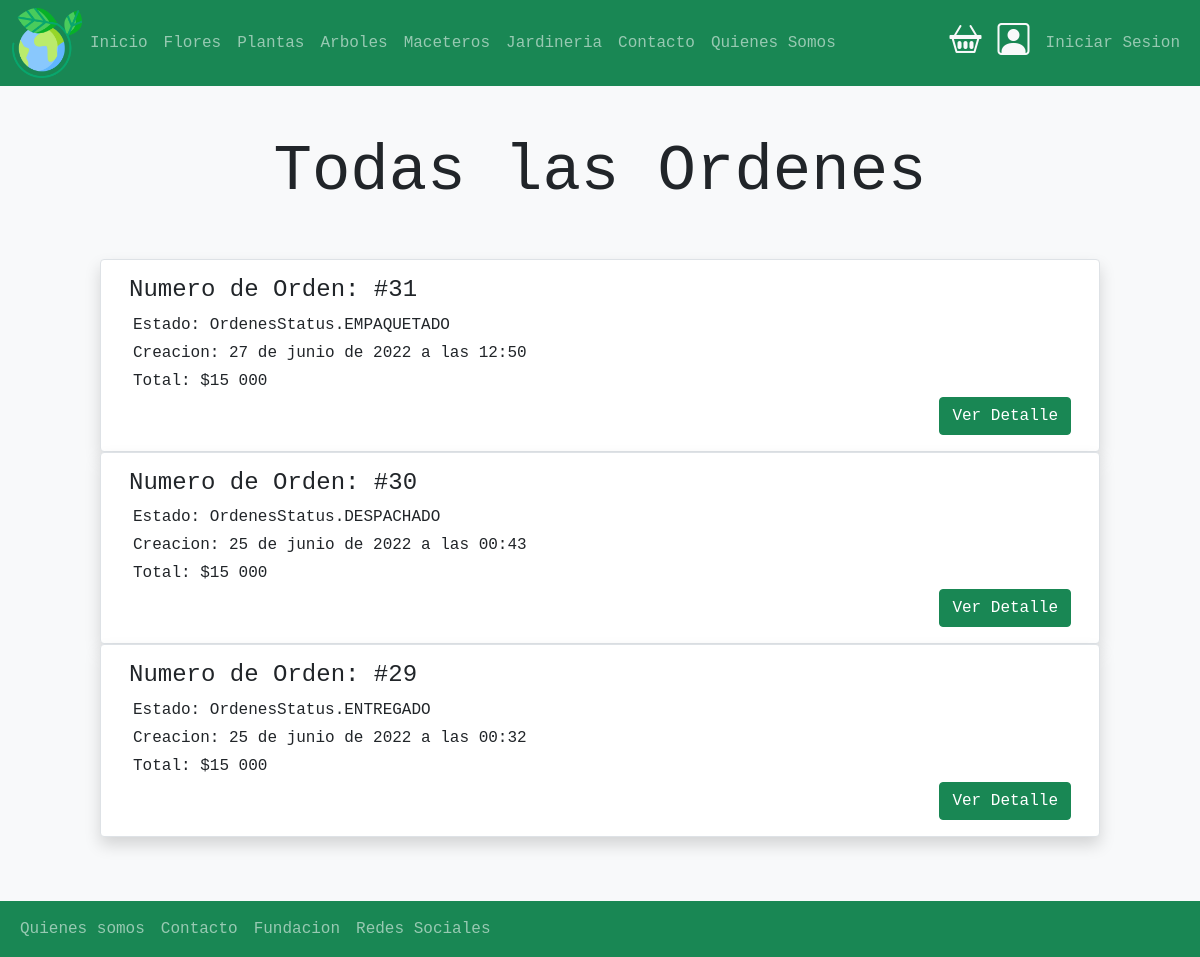
/orden/allOrdenes, run on the app's committed database.
### ordenes/models.py (models this page shows, shortened)
class Ordenes(models.Model):
    orden_id = models.CharField(max_length=100, null=False, blank=False, unique=True)
    usuario = models.ForeignKey(User, on_delete = models.CASCADE)
    carrito = models.ForeignKey(Carrito, on_delete = models.CASCADE)
    status = models.CharField(max_length=50, choices=choices, default=OrdenesStatus.CREADO)
    total = models.IntegerField(default=0)
    envio = models.IntegerField(default=15000)
    creacion = models.DateTimeField(auto_now_add=True)
    direccion_envio = models.CharField( max_length=200 ,null=True , blank=True,)

### ordenes/views.py (the view)
# urls.py: path('allOrdenes', views.allOrdenes , name='allOrdenes'),
def allOrdenes(request):
    ordenes = Ordenes.objects.all().order_by('-id')
    return render(request,'ordenes/allOrdenes.html',{ 'ordenes':ordenes})

### ordenes/templates/ordenes/allOrdenes.html (shortened to what this page needs)
{% extends 'base.html' %}
{% load static %}
{% load humanize %}
{% block contenido %}
<section>
    <div class="p-5 bg-light">
        <div class="container">
            <h1 class="display-3 text-center bg-light">Todas las Ordenes</h1>
        </div>
        <section>
            <div class="container mb-3 mt-5">
                <div class="row">
                    {% for orden in ordenes %}
                    <div class="card border rounded shadow">
                        <div class="card-body">
                            <h4 class="card-title"> Numero de Orden: #{{ orden.id}}</h4>
                            <p class="card-text m-1">Estado: {{orden.status}} </p>
                            <p class="card-text m-1"> Creacion: {{ orden.creacion}} </p>
                            <p class="card-text m-1"> Total: ${{ orden.total | intcomma}} </p>
                            <div class="d-flex justify-content-end">
                                <a href="{% url 'ordenes:detalleCompra'  orden.carrito_id %}" class="btn btn-success" role="button"> Ver Detalle</a>
                            </div>
                        </div>
                    </div>
                    {% endfor %}
                </div>
            </div>
        </section>
    </div>
</section>
{% endblock contenido %}

### static/css/miestilo.css (style rules this page uses)
body { font-family: monospace; }
.container { width: 100%; max-width: 1000px; margin: auto; }

### data on the page
Ordenes: id "31", status "OrdenesStatus.EMPAQUETADO", creacion "27 de junio de 2022 a las 12:50", total "15 000"
Ordenes: id "30", status "OrdenesStatus.DESPACHADO", creacion "25 de junio de 2022 a las 00:43", total "15 000"
Ordenes: id "29", status "OrdenesStatus.ENTREGADO", creacion "25 de junio de 2022 a las 00:32", total "15 000"
